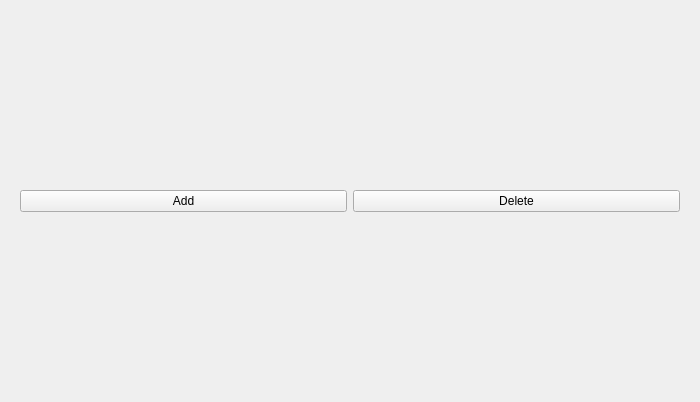
                                    <widget class="QWidget" name="extra_core_box_scrollAreaWidgetContents">
                                        <property name="geometry">
                                            <rect>
                                                <x>0</x>
                                                <y>0</y>
                                                <width>700</width>
                                                <height>402</height>
                                            </rect>
                                        </property>
                                        <layout class="QVBoxLayout" name="verticalLayout_6">
                                            <item>
                                                <widget class="QWidget" name="horizontalWidget_4" native="true">
                                                    <property name="sizePolicy">
                                                        <sizepolicy hsizetype="Preferred" vsizetype="Maximum">
                                                            <horstretch>0</horstretch>
                                                            <verstretch>0</verstretch>
                                                        </sizepolicy>
                                                    </property>
                                                    <layout class="QHBoxLayout" name="horizontalLayout_8">
                                                        <item>
                                                            <widget class="QPushButton" name="extra_core_add">
                                                                <property name="text">
                                                                    <string>Add</string>
                                                                </property>
                                                            </widget>
                                                        </item>
                                                        <item>
                                                            <widget class="QPushButton" name="extra_core_del">
                                                                <property name="text">
                                                                    <string>Delete</string>
                                                                </property>
                                                            </widget>
                                                        </item>
                                                    </layout>
                                                </widget>
                                            </item>
                                        </layout>
                                    </widget>
